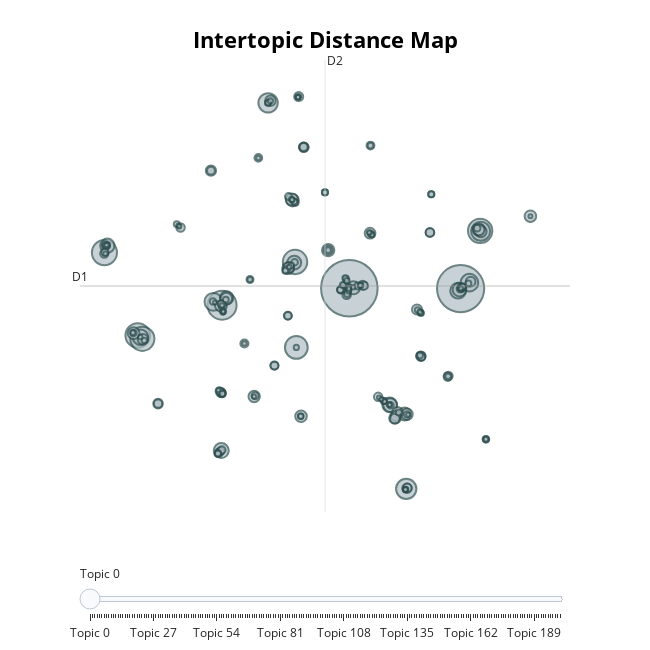

Here is the notebook cell this chart was saved with:
### Code cell
topic_model.visualize_topics()

### Figure 1 — Plotly figure (JSON) as saved in the notebook; plotly's stock layout.template omitted (floating-point values rounded to 4 significant figures; data arrays with more than 128 entries replaced by an {"elided": "..."} marker saying what was removed)
{"data": [{"customdata": {"elided": "201x3 mixed values"}, "hovertemplate": "<b>Topic %{customdata[0]}</b><br>%{customdata[1]}<br>Size: %{customdata[2]}", "legendgroup": "", "marker": {"color": "#B0BEC5", "line": {"color": "DarkSlateGrey", "width": 2}, "size": {"elided": "201 int values"}, "sizemode": "area", "sizeref": 1.239, "symbol": "circle"}, "mode": "markers", "name": "", "orientation": "v", "showlegend": false, "type": "scatter", "x": {"elided": "201 float values"}, "xaxis": "x", "y": {"elided": "201 float values"}, "yaxis": "y"}], "layout": {"annotations": [{"showarrow": false, "text": "D1", "x": -13.13, "y": 4.353, "yshift": 10}, {"showarrow": false, "text": "D2", "x": 4.115, "xshift": 10, "y": 22.51}], "height": 650, "hoverlabel": {"bgcolor": "white", "font": {"family": "Rockwell", "size": 16}}, "legend": {"itemsizing": "constant", "tracegroupgap": 0}, "margin": {"t": 60}, "shapes": [{"line": {"color": "#CFD8DC", "width": 2}, "type": "line", "x0": 4.115, "x1": 4.115, "y0": -13.8, "y1": 22.51}, {"line": {"color": "#9E9E9E", "width": 2}, "type": "line", "x0": -13.13, "x1": 21.37, "y0": 4.353, "y1": 4.353}], "sliders": [{"active": 0, "pad": {"t": 50}, "steps": [{"args": [{"marker.color": {"elided": "1x201 str values"}}], "label": "Topic 0", "method": "update"}, {"args": [{"marker.color": {"elided": "1x201 str values"}}], "label": "Topic 1", "method": "update"}, {"args": [{"marker.color": {"elided": "1x201 str values"}}], "label": "Topic 2", "method": "update"}, {"args": [{"marker.color": {"elided": "1x201 str values"}}], "label": "Topic 3", "method": "update"}, {"args": [{"marker.color": {"elided": "1x201 str values"}}], "label": "Topic 4", "method": "update"}, {"args": [{"marker.color": {"elided": "1x201 str values"}}], "label": "Topic 5", "method": "update"}, {"args": [{"marker.color": {"elided": "1x201 str values"}}], "label": "Topic 6", "method": "update"}, {"args": [{"marker.color": {"elided": "1x201 str values"}}], "label": "Topic 7", "method": "update"}, {"args": [{"marker.color": {"elided": "1x201 str values"}}], "label": "Topic 8", "method": "update"}, {"args": [{"marker.color": {"elided": "1x201 str values"}}], "label": "Topic 9", "method": "update"}, {"args": [{"marker.color": {"elided": "1x201 str values"}}], "label": "Topic 10", "method": "update"}, {"args": [{"marker.color": {"elided": "1x201 str values"}}], "label": "Topic 11", "method": "update"}, {"args": [{"marker.color": {"elided": "1x201 str values"}}], "label": "Topic 12", "method": "update"}, {"args": [{"marker.color": {"elided": "1x201 str values"}}], "label": "Topic 13", "method": "update"}, {"args": [{"marker.color": {"elided": "1x201 str values"}}], "label": "Topic 14", "method": "update"}, {"args": [{"marker.color": {"elided": "1x201 str values"}}], "label": "Topic 15", "method": "update"}, {"args": [{"marker.color": {"elided": "1x201 str values"}}], "label": "Topic 16", "method": "update"}, {"args": [{"marker.color": {"elided": "1x201 str values"}}], "label": "Topic 17", "method": "update"}, {"args": [{"marker.color": {"elided": "1x201 str values"}}], "label": "Topic 18", "method": "update"}, {"args": [{"marker.color": {"elided": "1x201 str values"}}], "label": "Topic 19", "method": "update"}, {"args": [{"marker.color": {"elided": "1x201 str values"}}], "label": "Topic 20", "method": "update"}, {"args": [{"marker.color": {"elided": "1x201 str values"}}], "label": "Topic 21", "method": "update"}, {"args": [{"marker.color": {"elided": "1x201 str values"}}], "label": "Topic 22", "method": "update"}, {"args": [{"marker.color": {"elided": "1x201 str values"}}], "label": "Topic 23", "method": "update"}, {"args": [{"marker.color": {"elided": "1x201 str values"}}], "label": "Topic 24", "method": "update"}, {"args": [{"marker.color": {"elided": "1x201 str values"}}], "label": "Topic 25", "method": "update"}, {"args": [{"marker.color": {"elided": "1x201 str values"}}], "label": "Topic 26", "method": "update"}, {"args": [{"marker.color": {"elided": "1x201 str values"}}], "label": "Topic 27", "method": "update"}, {"args": [{"marker.color": {"elided": "1x201 str values"}}], "label": "Topic 28", "method": "update"}, {"args": [{"marker.color": {"elided": "1x201 str values"}}], "label": "Topic 29", "method": "update"}, {"args": [{"marker.color": {"elided": "1x201 str values"}}], "label": "Topic 30", "method": "update"}, {"args": [{"marker.color": {"elided": "1x201 str values"}}], "label": "Topic 31", "method": "update"}, {"args": [{"marker.color": {"elided": "1x201 str values"}}], "label": "Topic 32", "method": "update"}, {"args": [{"marker.color": {"elided": "1x201 str values"}}], "label": "Topic 33", "method": "update"}, {"args": [{"marker.color": {"elided": "1x201 str values"}}], "label": "Topic 34", "method": "update"}, {"args": [{"marker.color": {"elided": "1x201 str values"}}], "label": "Topic 35", "method": "update"}, {"args": [{"marker.color": {"elided": "1x201 str values"}}], "label": "Topic 36", "method": "update"}, {"args": [{"marker.color": {"elided": "1x201 str values"}}], "label": "Topic 37", "method": "update"}, {"args": [{"marker.color": {"elided": "1x201 str values"}}], "label": "Topic 38", "method": "update"}, {"args": [{"marker.color": {"elided": "1x201 str values"}}], "label": "Topic 39", "method": "update"}, {"args": [{"marker.color": {"elided": "1x201 str values"}}], "label": "Topic 40", "method": "update"}, {"args": [{"marker.color": {"elided": "1x201 str values"}}], "label": "Topic 41", "method": "update"}, {"args": [{"marker.color": {"elided": "1x201 str values"}}], "label": "Topic 42", "method": "update"}, {"args": [{"marker.color": {"elided": "1x201 str values"}}], "label": "Topic 43", "method": "update"}, {"args": [{"marker.color": {"elided": "1x201 str values"}}], "label": "Topic 44", "method": "update"}, {"args": [{"marker.color": {"elided": "1x201 str values"}}], "label": "Topic 45", "method": "update"}, {"args": [{"marker.color": {"elided": "1x201 str values"}}], "label": "Topic 46", "method": "update"}, {"args": [{"marker.color": {"elided": "1x201 str values"}}], "label": "Topic 47", "method": "update"}, {"args": [{"marker.color": {"elided": "1x201 str values"}}], "label": "Topic 48", "method": "update"}, {"args": [{"marker.color": {"elided": "1x201 str values"}}], "label": "Topic 49", "method": "update"}, {"args": [{"marker.color": {"elided": "1x201 str values"}}], "label": "Topic 50", "method": "update"}, {"args": [{"marker.color": {"elided": "1x201 str values"}}], "label": "Topic 51", "method": "update"}, {"args": [{"marker.color": {"elided": "1x201 str values"}}], "label": "Topic 52", "method": "update"}, {"args": [{"marker.color": {"elided": "1x201 str values"}}], "label": "Topic 53", "method": "update"}, {"args": [{"marker.color": {"elided": "1x201 str values"}}], "label": "Topic 54", "method": "update"}, {"args": [{"marker.color": {"elided": "1x201 str values"}}], "label": "Topic 55", "method": "update"}, {"args": [{"marker.color": {"elided": "1x201 str values"}}], "label": "Topic 56", "method": "update"}, {"args": [{"marker.color": {"elided": "1x201 str values"}}], "label": "Topic 57", "method": "update"}, {"args": [{"marker.color": {"elided": "1x201 str values"}}], "label": "Topic 58", "method": "update"}, {"args": [{"marker.color": {"elided": "1x201 str values"}}], "label": "Topic 59", "method": "update"}, {"args": [{"marker.color": {"elided": "1x201 str values"}}], "label": "Topic 60", "method": "update"}, {"args": [{"marker.color": {"elided": "1x201 str values"}}], "label": "Topic 61", "method": "update"}, {"args": [{"marker.color": {"elided": "1x201 str values"}}], "label": "Topic 62", "method": "update"}, {"args": [{"marker.color": {"elided": "1x201 str values"}}], "label": "Topic 63", "method": "update"}, {"args": [{"marker.color": {"elided": "1x201 str values"}}], "label": "Topic 64", "method": "update"}, {"args": [{"marker.color": {"elided": "1x201 str values"}}], "label": "Topic 65", "method": "update"}, {"args": [{"marker.color": {"elided": "1x201 str values"}}], "label": "Topic 66", "method": "update"}, {"args": [{"marker.color": {"elided": "1x201 str values"}}], "label": "Topic 67", "method": "update"}, {"args": [{"marker.color": {"elided": "1x201 str values"}}], "label": "Topic 68", "method": "update"}, {"args": [{"marker.color": {"elided": "1x201 str values"}}], "label": "Topic 69", "method": "update"}, {"args": [{"marker.color": {"elided": "1x201 str values"}}], "label": "Topic 70", "method": "update"}, {"args": [{"marker.color": {"elided": "1x201 str values"}}], "label": "Topic 71", "method": "update"}, {"args": [{"marker.color": {"elided": "1x201 str values"}}], "label": "Topic 72", "method": "update"}, {"args": [{"marker.color": {"elided": "1x201 str values"}}], "label": "Topic 73", "method": "update"}, {"args": [{"marker.color": {"elided": "1x201 str values"}}], "label": "Topic 74", "method": "update"}, {"args": [{"marker.color": {"elided": "1x201 str values"}}], "label": "Topic 75", "method": "update"}, {"args": [{"marker.color": {"elided": "1x201 str values"}}], "label": "Topic 76", "method": "update"}, {"args": [{"marker.color": {"elided": "1x201 str values"}}], "label": "Topic 77", "method": "update"}, {"args": [{"marker.color": {"elided": "1x201 str values"}}], "label": "Topic 78", "method": "update"}, {"args": [{"marker.color": {"elided": "1x201 str values"}}], "label": "Topic 79", "method": "update"}, {"args": [{"marker.color": {"elided": "1x201 str values"}}], "label": "Topic 80", "method": "update"}, {"args": [{"marker.color": {"elided": "1x201 str values"}}], "label": "Topic 81", "method": "update"}, {"args": [{"marker.color": {"elided": "1x201 str values"}}], "label": "Topic 82", "method": "update"}, {"args": [{"marker.color": {"elided": "1x201 str values"}}], "label": "Topic 83", "method": "update"}, {"args": [{"marker.color": {"elided": "1x201 str values"}}], "label": "Topic 84", "method": "update"}, {"args": [{"marker.color": {"elided": "1x201 str values"}}], "label": "Topic 85", "method": "update"}, {"args": [{"marker.color": {"elided": "1x201 str values"}}], "label": "Topic 86", "method": "update"}, {"args": [{"marker.color": {"elided": "1x201 str values"}}], "label": "Topic 87", "method": "update"}, {"args": [{"marker.color": {"elided": "1x201 str values"}}], "label": "Topic 88", "method": "update"}, {"args": [{"marker.color": {"elided": "1x201 str values"}}], "label": "Topic 89", "method": "update"}, {"args": [{"marker.color": {"elided": "1x201 str values"}}], "label": "Topic 90", "method": "update"}, {"args": [{"marker.color": {"elided": "1x201 str values"}}], "label": "Topic 91", "method": "update"}, {"args": [{"marker.color": {"elided": "1x201 str values"}}], "label": "Topic 92", "method": "update"}, {"args": [{"marker.color": {"elided": "1x201 str values"}}], "label": "Topic 93", "method": "update"}, {"args": [{"marker.color": {"elided": "1x201 str values"}}], "label": "Topic 94", "method": "update"}, {"args": [{"marker.color": {"elided": "1x201 str values"}}], "label": "Topic 95", "method": "update"}, {"args": [{"marker.color": {"elided": "1x201 str values"}}], "label": "Topic 96", "method": "update"}, {"args": [{"marker.color": {"elided": "1x201 str values"}}], "label": "Topic 97", "method": "update"}, {"args": [{"marker.color": {"elided": "1x201 str values"}}], "label": "Topic 98", "method": "update"}, {"args": [{"marker.color": {"elided": "1x201 str values"}}], "label": "Topic 99", "method": "update"}, {"args": [{"marker.color": {"elided": "1x201 str values"}}], "label": "Topic 100", "method": "update"}, {"args": [{"marker.color": {"elided": "1x201 str values"}}], "label": "Topic 101", "method": "update"}, {"args": [{"marker.color": {"elided": "1x201 str values"}}], "label": "Topic 102", "method": "update"}, {"args": [{"marker.color": {"elided": "1x201 str values"}}], "label": "Topic 103", "method": "update"}, {"args": [{"marker.color": {"elided": "1x201 str values"}}], "label": "Topic 104", "method": "update"}, {"args": [{"marker.color": {"elided": "1x201 str values"}}], "label": "Topic 105", "method": "update"}, {"args": [{"marker.color": {"elided": "1x201 str values"}}], "label": "Topic 106", "method": "update"}, {"args": [{"marker.color": {"elided": "1x201 str values"}}], "label": "Topic 107", "method": "update"}, {"args": [{"marker.color": {"elided": "1x201 str values"}}], "label": "Topic 108", "method": "update"}, {"args": [{"marker.color": {"elided": "1x201 str values"}}], "label": "Topic 109", "method": "update"}, {"args": [{"marker.color": {"elided": "1x201 str values"}}], "label": "Topic 110", "method": "update"}, {"args": [{"marker.color": {"elided": "1x201 str values"}}], "label": "Topic 111", "method": "update"}, {"args": [{"marker.color": {"elided": "1x201 str values"}}], "label": "Topic 112", "method": "update"}, {"args": [{"marker.color": {"elided": "1x201 str values"}}], "label": "Topic 113", "method": "update"}, {"args": [{"marker.color": {"elided": "1x201 str values"}}], "label": "Topic 114", "method": "update"}, {"args": [{"marker.color": {"elided": "1x201 str values"}}], "label": "Topic 115", "method": "update"}, {"args": [{"marker.color": {"elided": "1x201 str values"}}], "label": "Topic 116", "method": "update"}, {"args": [{"marker.color": {"elided": "1x201 str values"}}], "label": "Topic 117", "method": "update"}, {"args": [{"marker.color": {"elided": "1x201 str values"}}], "label": "Topic 118", "method": "update"}, {"args": [{"marker.color": {"elided": "1x201 str values"}}], "label": "Topic 119", "method": "update"}, {"args": [{"marker.color": {"elided": "1x201 str values"}}], "label": "Topic 120", "method": "update"}, {"args": [{"marker.color": {"elided": "1x201 str values"}}], "label": "Topic 121", "method": "update"}, {"args": [{"marker.color": {"elided": "1x201 str values"}}], "label": "Topic 122", "method": "update"}, {"args": [{"marker.color": {"elided": "1x201 str values"}}], "label": "Topic 123", "method": "update"}, {"args": [{"marker.color": {"elided": "1x201 str values"}}], "label": "Topic 124", "method": "update"}, {"args": [{"marker.color": {"elided": "1x201 str values"}}], "label": "Topic 125", "method": "update"}, {"args": [{"marker.color": {"elided": "1x201 str values"}}], "label": "Topic 126", "method": "update"}, {"args": [{"marker.color": {"elided": "1x201 str values"}}], "label": "Topic 127", "method": "update"}, {"args": [{"marker.color": {"elided": "1x201 str values"}}], "label": "Topic 128", "method": "update"}, {"args": [{"marker.color": {"elided": "1x201 str values"}}], "label": "Topic 129", "method": "update"}, {"args": [{"marker.color": {"elided": "1x201 str values"}}], "label": "Topic 130", "method": "update"}, {"args": [{"marker.color": {"elided": "1x201 str values"}}], "label": "Topic 131", "method": "update"}, {"args": [{"marker.color": {"elided": "1x201 str values"}}], "label": "Topic 132", "method": "update"}, {"args": [{"marker.color": {"elided": "1x201 str values"}}], "label": "Topic 133", "method": "update"}, {"args": [{"marker.color": {"elided": "1x201 str values"}}], "label": "Topic 134", "method": "update"}, {"args": [{"marker.color": {"elided": "1x201 str values"}}], "label": "Topic 135", "method": "update"}, {"args": [{"marker.color": {"elided": "1x201 str values"}}], "label": "Topic 136", "method": "update"}, {"args": [{"marker.color": {"elided": "1x201 str values"}}], "label": "Topic 137", "method": "update"}, {"args": [{"marker.color": {"elided": "1x201 str values"}}], "label": "Topic 138", "method": "update"}, {"args": [{"marker.color": {"elided": "1x201 str values"}}], "label": "Topic 139", "method": "update"}, {"args": [{"marker.color": {"elided": "1x201 str values"}}], "label": "Topic 140", "method": "update"}, {"args": [{"marker.color": {"elided": "1x201 str values"}}], "label": "Topic 141", "method": "update"}, {"args": [{"marker.color": {"elided": "1x201 str values"}}], "label": "Topic 142", "method": "update"}, {"args": [{"marker.color": {"elided": "1x201 str values"}}], "label": "Topic 143", "method": "update"}, {"args": [{"marker.color": {"elided": "1x201 str values"}}], "label": "Topic 144", "method": "update"}, {"args": [{"marker.color": {"elided": "1x201 str values"}}], "label": "Topic 145", "method": "update"}, {"args": [{"marker.color": {"elided": "1x201 str values"}}], "label": "Topic 146", "method": "update"}, {"args": [{"marker.color": {"elided": "1x201 str values"}}], "label": "Topic 147", "method": "update"}, {"args": [{"marker.color": {"elided": "1x201 str values"}}], "label": "Topic 148", "method": "update"}, {"args": [{"marker.color": {"elided": "1x201 str values"}}], "label": "Topic 149", "method": "update"}, {"args": [{"marker.color": {"elided": "1x201 str values"}}], "label": "Topic 150", "method": "update"}, {"args": [{"marker.color": {"elided": "1x201 str values"}}], "label": "Topic 151", "method": "update"}, {"args": [{"marker.color": {"elided": "1x201 str values"}}], "label": "Topic 152", "method": "update"}, {"args": [{"marker.color": {"elided": "1x201 str values"}}], "label": "Topic 153", "method": "update"}, {"args": [{"marker.color": {"elided": "1x201 str values"}}], "label": "Topic 154", "method": "update"}, {"args": [{"marker.color": {"elided": "1x201 str values"}}], "label": "Topic 155", "method": "update"}, {"args": [{"marker.color": {"elided": "1x201 str values"}}], "label": "Topic 156", "method": "update"}, {"args": [{"marker.color": {"elided": "1x201 str values"}}], "label": "Topic 157", "method": "update"}, {"args": [{"marker.color": {"elided": "1x201 str values"}}], "label": "Topic 158", "method": "update"}, {"args": [{"marker.color": {"elided": "1x201 str values"}}], "label": "Topic 159", "method": "update"}, {"args": [{"marker.color": {"elided": "1x201 str values"}}], "label": "Topic 160", "method": "update"}, {"args": [{"marker.color": {"elided": "1x201 str values"}}], "label": "Topic 161", "method": "update"}, {"args": [{"marker.color": {"elided": "1x201 str values"}}], "label": "Topic 162", "method": "update"}, {"args": [{"marker.color": {"elided": "1x201 str values"}}], "label": "Topic 163", "method": "update"}, {"args": [{"marker.color": {"elided": "1x201 str values"}}], "label": "Topic 164", "method": "update"}, {"args": [{"marker.color": {"elided": "1x201 str values"}}], "label": "Topic 165", "method": "update"}, {"args": [{"marker.color": {"elided": "1x201 str values"}}], "label": "Topic 166", "method": "update"}, {"args": [{"marker.color": {"elided": "1x201 str values"}}], "label": "Topic 167", "method": "update"}, {"args": [{"marker.color": {"elided": "1x201 str values"}}], "label": "Topic 168", "method": "update"}, {"args": [{"marker.color": {"elided": "1x201 str values"}}], "label": "Topic 169", "method": "update"}, {"args": [{"marker.color": {"elided": "1x201 str values"}}], "label": "Topic 170", "method": "update"}, {"args": [{"marker.color": {"elided": "1x201 str values"}}], "label": "Topic 171", "method": "update"}, {"args": [{"marker.color": {"elided": "1x201 str values"}}], "label": "Topic 172", "method": "update"}, {"args": [{"marker.color": {"elided": "1x201 str values"}}], "label": "Topic 173", "method": "update"}, {"args": [{"marker.color": {"elided": "1x201 str values"}}], "label": "Topic 174", "method": "update"}, {"args": [{"marker.color": {"elided": "1x201 str values"}}], "label": "Topic 175", "method": "update"}, {"args": [{"marker.color": {"elided": "1x201 str values"}}], "label": "Topic 176", "method": "update"}, {"args": [{"marker.color": {"elided": "1x201 str values"}}], "label": "Topic 177", "method": "update"}, {"args": [{"marker.color": {"elided": "1x201 str values"}}], "label": "Topic 178", "method": "update"}, {"args": [{"marker.color": {"elided": "1x201 str values"}}], "label": "Topic 179", "method": "update"}, {"args": [{"marker.color": {"elided": "1x201 str values"}}], "label": "Topic 180", "method": "update"}, {"args": [{"marker.color": {"elided": "1x201 str values"}}], "label": "Topic 181", "method": "update"}, {"args": [{"marker.color": {"elided": "1x201 str values"}}], "label": "Topic 182", "method": "update"}, {"args": [{"marker.color": {"elided": "1x201 str values"}}], "label": "Topic 183", "method": "update"}, {"args": [{"marker.color": {"elided": "1x201 str values"}}], "label": "Topic 184", "method": "update"}, {"args": [{"marker.color": {"elided": "1x201 str values"}}], "label": "Topic 185", "method": "update"}, {"args": [{"marker.color": {"elided": "1x201 str values"}}], "label": "Topic 186", "method": "update"}, {"args": [{"marker.color": {"elided": "1x201 str values"}}], "label": "Topic 187", "method": "update"}, {"args": [{"marker.color": {"elided": "1x201 str values"}}], "label": "Topic 188", "method": "update"}, {"args": [{"marker.color": {"elided": "1x201 str values"}}], "label": "Topic 189", "method": "update"}, {"args": [{"marker.color": {"elided": "1x201 str values"}}], "label": "Topic 190", "method": "update"}, {"args": [{"marker.color": {"elided": "1x201 str values"}}], "label": "Topic 191", "method": "update"}, {"args": [{"marker.color": {"elided": "1x201 str values"}}], "label": "Topic 192", "method": "update"}, {"args": [{"marker.color": {"elided": "1x201 str values"}}], "label": "Topic 193", "method": "update"}, {"args": [{"marker.color": {"elided": "1x201 str values"}}], "label": "Topic 194", "method": "update"}, {"args": [{"marker.color": {"elided": "1x201 str values"}}], "label": "Topic 195", "method": "update"}, {"args": [{"marker.color": {"elided": "1x201 str values"}}], "label": "Topic 196", "method": "update"}, {"args": [{"marker.color": {"elided": "1x201 str values"}}], "label": "Topic 197", "method": "update"}, {"args": [{"marker.color": {"elided": "1x201 str values"}}], "label": "Topic 198", "method": "update"}, {"args": [{"marker.color": {"elided": "1x201 str values"}}], "label": "Topic 199", "method": "update"}, {"args": [{"marker.color": {"elided": "1x201 str values"}}], "label": "Topic 200", "method": "update"}]}], "title": {"font": {"color": "Black", "size": 22}, "text": "<b>Intertopic Distance Map</b>", "x": 0.5, "xanchor": "center", "y": 0.95, "yanchor": "top"}, "width": 650, "xaxis": {"anchor": "y", "domain": [0, 1], "range": [-13.13, 21.37], "title": {"text": ""}, "visible": false}, "yaxis": {"anchor": "x", "domain": [0, 1], "range": [-13.8, 22.51], "title": {"text": ""}, "visible": false}}}
